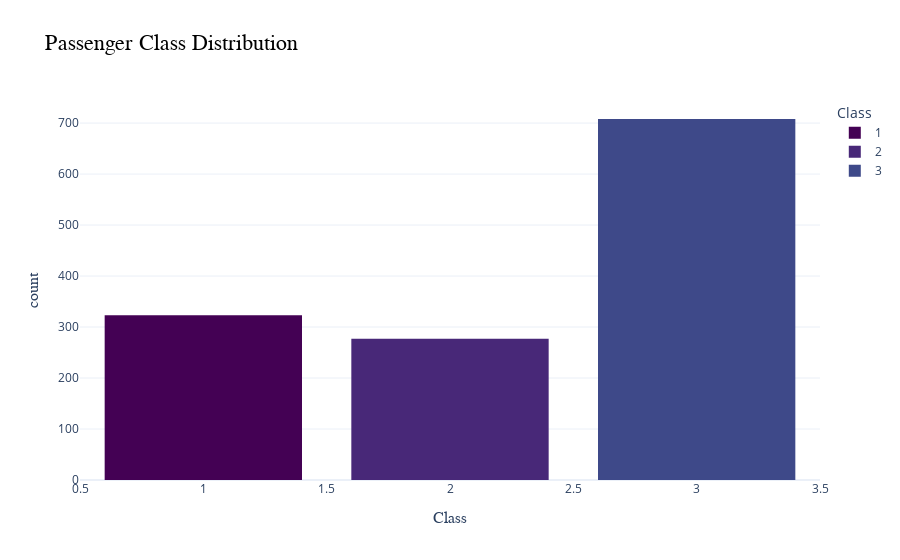

Write notebook code for a chart like this one.
### Markdown cell above
## 7.4  Passenger Per pclass <a id=5.2></a>

### Code cell
fig = px.histogram(
    df, 
    x="pclass", 
    color="pclass", 
    title="Passenger Class Distribution",
    labels={"pclass": "Class", "count": "Count"},
    color_discrete_sequence=px.colors.sequential.Viridis
)

fig.update_layout(
    title_font=dict(size=22, family="Arial", color="black"),
    xaxis_title_font=dict(size=16, family="Arial"),
    yaxis_title_font=dict(size=16, family="Arial"),
    bargap=0.2,
    template="plotly_white"
)

fig.show()

### Figure 1 — Plotly figure (JSON) as saved in the notebook; plotly's stock layout.template omitted (floating-point values rounded to 4 significant figures; data arrays with more than 128 entries replaced by an {"elided": "..."} marker saying what was removed)
{"data": [{"bingroup": "x", "hovertemplate": "Class=%{x}<br>count=%{y}<extra></extra>", "legendgroup": "1", "marker": {"color": "#440154", "pattern": {"shape": ""}}, "name": "1", "orientation": "v", "showlegend": true, "type": "histogram", "x": {"elided": "323 int values"}, "xaxis": "x", "yaxis": "y"}, {"bingroup": "x", "hovertemplate": "Class=%{x}<br>count=%{y}<extra></extra>", "legendgroup": "2", "marker": {"color": "#482878", "pattern": {"shape": ""}}, "name": "2", "orientation": "v", "showlegend": true, "type": "histogram", "x": {"elided": "277 int values"}, "xaxis": "x", "yaxis": "y"}, {"bingroup": "x", "hovertemplate": "Class=%{x}<br>count=%{y}<extra></extra>", "legendgroup": "3", "marker": {"color": "#3e4989", "pattern": {"shape": ""}}, "name": "3", "orientation": "v", "showlegend": true, "type": "histogram", "x": {"elided": "708 int values"}, "xaxis": "x", "yaxis": "y"}], "layout": {"bargap": 0.2, "barmode": "relative", "legend": {"title": {"text": "Class"}, "tracegroupgap": 0}, "title": {"font": {"color": "black", "family": "Arial", "size": 22}, "text": "Passenger Class Distribution"}, "xaxis": {"anchor": "y", "categoryarray": [1, 2, 3], "categoryorder": "array", "domain": [0, 1], "title": {"font": {"family": "Arial", "size": 16}, "text": "Class"}}, "yaxis": {"anchor": "x", "domain": [0, 1], "title": {"font": {"family": "Arial", "size": 16}, "text": "count"}}}}
